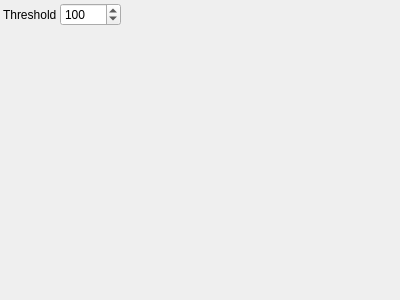
<?xml version="1.0" encoding="UTF-8"?>
<ui version="4.0">
 <class>BackgroundFilterParametersControlWidget</class> 
 <widget class="QWidget" name="BackgroundFilterParametersControlWidget">
  <property name="geometry">
   <rect>
    <x>0</x>
    <y>0</y>
    <width>400</width>
    <height>300</height>
   </rect>
  </property>
  <property name="windowTitle">
   <string>BackgroundFilterParameters</string>
  </property>
  <layout class="QGridLayout" name="gridLayout">
   <property name="margin">
    <number>3</number>
   </property>
   <property name="spacing">
    <number>3</number>
   </property>
    <item row="0" column="0">
     <widget class="QLabel" name="label_0">
       <property name="text">
         <string>Threshold</string>
       </property>
     </widget>
    </item>
    <item row="0" column="1">
     <widget class="QSpinBox" name="thresholdSpinBox">
       <property name="toolTip">
         <string>Threshold</string>
       </property>
       <property name="minimum">
        <number>0</number>
       </property>
       <property name="maximum">
        <number>10000</number>
       </property>
       <property name="singleStep">
        <number>1</number>
       </property>
       <property name="value">
        <number>100</number>
       </property>
     </widget>
    </item>
   <item row="1" column="0">
    <spacer name="verticalSpacer">
     <property name="orientation">
      <enum>Qt::Vertical</enum>
     </property>
     <property name="sizeHint" stdset="0">
      <size>
       <width>0</width>
       <height>0</height>
      </size>
     </property>
    </spacer>
   </item>
   <item row="1" column="2">
    <spacer name="horizontalSpacer">
     <property name="orientation">
      <enum>Qt::Horizontal</enum>
     </property>
     <property name="sizeHint" stdset="0">
      <size>
       <width>0</width>
       <height>0</height>
      </size>
     </property>
    </spacer>
   </item>
  </layout>
 </widget>
 <layoutdefault spacing="3" margin="3"/>
 <resources/>
 <connections>
  <connection>
   <sender>thresholdSpinBox</sender>
   <signal>valueChanged(int)</signal>
   <receiver>BackgroundFilterParametersControlWidget</receiver>
   <slot>changeParameters()</slot>
  </connection>
 </connections>
 <slots>
  <slot>changeParameters()</slot>
 </slots>
 <customwidgets>
 </customwidgets>
</ui>
